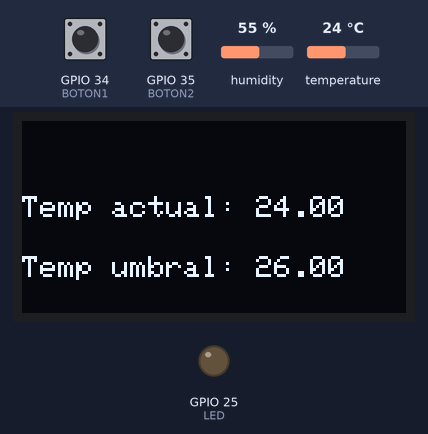
The sketch below on a simulated ESP32. Parts: 128×64 one-colour display, output pins drawn as LEDs (lit = HIGH). Inputs (shaded band) come from the test bench; at power-on: temperature 24 °C, GPIO 34 (BOTON1) HIGH, GPIO 35 (BOTON2) HIGH, humidity 55 %. WiFi joins after 1.5 s; servers stay silent unless stated; the local clock reads 2024-03-15 10:24:30 at power-on unless the sketch sets it; EEPROM starts erased; what the sketch prints to the serial monitor is not drawn.

Above: at 5.2 s.
5.3 s: temperature set to 12 °C
At 6.5 s:
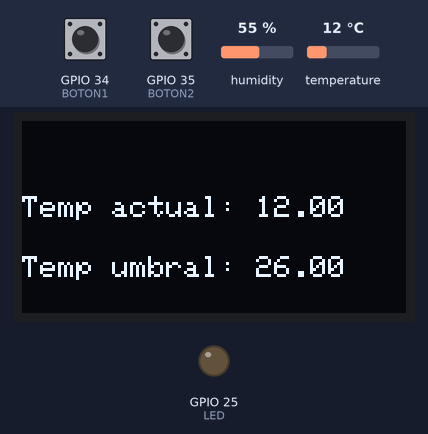
7.6 s: temperature set to 19 °C
At 8.18 s:
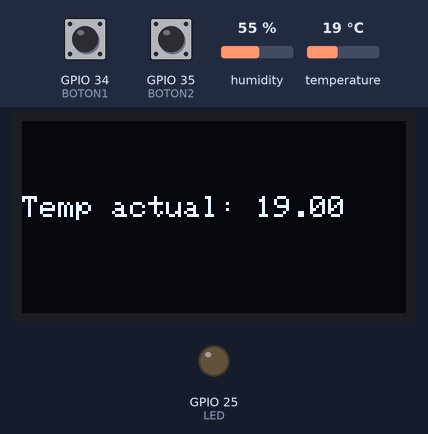
9.7 s: temperature set to 28 °C
At 11.4 s:
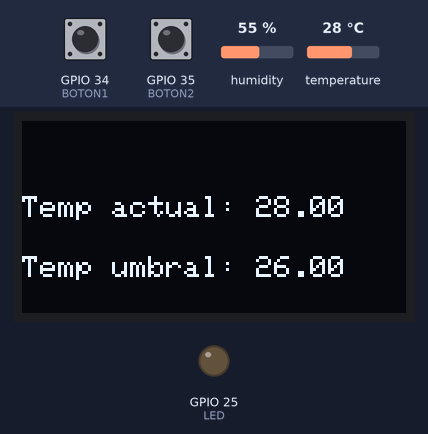
Timing chart, 0 to 12.9 s (numbered marks = the images above; inputs shaded):
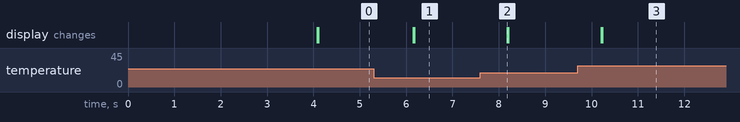

The sketch:

TP5_Final.ino
```cpp
// Joaquin R , Santi M , Liam P , Jony L

#include <Preferences.h>
#include <Wire.h>
#include <WiFi.h>
#include <Adafruit_GFX.h>
#include <Adafruit_SSD1306.h>
#include <Arduino.h>
#include <Firebase_ESP_Client.h>
#include "time.h"

#define SCREEN_WIDTH 128 // OLED display width, in pixels
#define SCREEN_HEIGHT 64 // OLED display height, in pixels

// Declaration for an SSD1306 display connected to I2C (SDA, SCL pins)
Adafruit_SSD1306 display(SCREEN_WIDTH, SCREEN_HEIGHT, &Wire, -1);

// Provide the token generation process info.
#include "addons/TokenHelper.h"
// Provide the RTDB payload printing info and other helper functions.
#include "addons/RTDBHelper.h"

// Insert your network credentials
#define WIFI_SSID "ORT-IoT"
#define WIFI_PASSWORD "OrtIOTnew22$2"

// Insert Firebase project API Key
#define API_KEY "AIzaSyBpHd2ObZSIxDkidltuLKSgeb8iaMOmHQ8"

// Insert Authorized Email and Corresponding Password
#define USER_EMAIL "joaquinsudaue16@gmail.com"
#define USER_PASSWORD "Boca1905"

// Insert RTDB URLefine the RTDB URL
#define DATABASE_URL "https://tp5-st-default-rtdb.firebaseio.com/"

// Define Firebase objects
FirebaseData fbdo;
FirebaseAuth auth;
FirebaseConfig config;

// Variable to save USER UID
String uid;

// Database main path (to be updated in setup with the user UID)
String databasePath;
// Database child nodes
String tempPath = "/temperature";
String timePath = "/timestamp";

// Parent Node (to be updated in every loop)
String parentPath;

int timestamp;
FirebaseJson json;
long timerDelay = 30000; //30 segs
const char* ntpServer = "pool.ntp.org";

//TEMPERATURA

#include "DHT.h"

#define DHTPIN 23
#define DHTTYPE DHT11
#define TEMP 27

#define LED 25
#define BOTON1 34
#define BOTON2 35


DHT dht(DHTPIN, DHTTYPE);
Preferences preferences;

float temperaturaActual;
int funcionamiento;
float temperaturaUmbral = 26;
float tempVieja;

int lecturaBoton1;
int lecturaBoton2;

int estadoBoton;
int estadoBoton1;
int estadoBoton2;
int estadoBoton3;
int estadoPantalla;
int flagTemp;
unsigned long sendDataPrevMillis = 0;

void initWiFi() {
  WiFi.begin(WIFI_SSID, WIFI_PASSWORD);
  Serial.print("Connecting to WiFi ..");
  while (WiFi.status() != WL_CONNECTED) {
    Serial.print('.');
    delay(1000);
  }
  Serial.println(WiFi.localIP());
  Serial.println();
}

// Function that gets current epoch time
unsigned long getTime() {
  time_t now;
  struct tm timeinfo;
  if (!getLocalTime(&timeinfo)) {
    //Serial.println("Failed to obtain time");
    return (0);
  }
  time(&now);
  return now;
}


void setup() {
  preferences.begin("my-app", false);
  pinMode(LED, OUTPUT);
  pinMode(BOTON1, INPUT_PULLUP);
  pinMode(BOTON2, INPUT_PULLUP);

  pinMode(TEMP, INPUT);

  Serial.begin(115200);
  dht.begin();


  if (!display.begin(SSD1306_SWITCHCAPVCC, 0x3C)) { // Address 0x3D for 128x64
    Serial.println(F("SSD1306 allocation failed"));
    for (;;);
  }
  delay(2000);
  display.clearDisplay();

  display.setTextSize(1);
  display.setTextColor(WHITE);

  initWiFi();
  configTime(0, 0, ntpServer);

  // Assign the api key (required)
  config.api_key = API_KEY;

  // Assign the user sign in credentials
  auth.user.email = USER_EMAIL;
  auth.user.password = USER_PASSWORD;

  // Assign the RTDB URL (required)
  config.database_url = DATABASE_URL;

  Firebase.reconnectWiFi(true);
  fbdo.setResponseSize(4096);

  // Assign the callback function for the long running token generation task */
  config.token_status_callback = tokenStatusCallback; //see addons/TokenHelper.h

  // Assign the maximum retry of token generation
  config.max_token_generation_retry = 5;

  // Initialize the library with the Firebase authen and config
  Firebase.begin(&config, &auth);

  // Getting the user UID might take a few seconds
  Serial.println("Getting User UID");
  while ((auth.token.uid) == "") {
    Serial.print('.');
    delay(1000);
  }
  // Print user UID
  uid = auth.token.uid.c_str();
  Serial.print("User UID: ");
  Serial.println(uid);

  // Update database path
  databasePath = "/UsersData/" + uid + "/readings";
}


void loop() {


  tempVieja = temperaturaActual;
  temperaturaActual = dht.readTemperature();

  if (flagTemp == 0) {
    tempVieja = temperaturaActual;
    flagTemp = 1;
  }

  lecturaBoton1 = digitalRead(BOTON1);
  lecturaBoton2 = digitalRead(BOTON2);

  switch (funcionamiento) {
    case 0:
      {
        if (tempVieja != temperaturaActual) {
          display.clearDisplay();

        }
        display.setCursor(0, 25);
        display.print("Temp actual: ");
        display.println(temperaturaActual);
        display.display();

        unsigned int tempFlash = preferences.getUInt("tempFlash", 0);

        display.setCursor(0, 45);
        display.print("Temp umbral: ");
        display.print(temperaturaUmbral);
        display.display();

        if (Firebase.ready() && (millis() - sendDataPrevMillis > timerDelay || sendDataPrevMillis == 0)) {
          //Serial.println ("Entre en el if ");
          sendDataPrevMillis = millis();

          //Get current timestamp
          timestamp = getTime();
          Serial.print ("time: ");
          Serial.println (timestamp);

          parentPath = databasePath + "/" + String(timestamp);

          /*json.set(tempPath.c_str(), String(bme.readTemperature()));
            json.set(humPath.c_str(), String(bme.readHumidity()));
            json.set(presPath.c_str(), String(bme.readPressure()/100.0F));*/
          json.set(tempPath.c_str(), temperaturaActual);
          json.set(timePath, String(timestamp));
          Serial.printf("Set json... %s\n", Firebase.RTDB.setJSON(&fbdo, parentPath.c_str(), &json) ? "ok" : fbdo.errorReason().c_str());
        }

        if (lecturaBoton1 == LOW && lecturaBoton2 == LOW ) {
          estadoBoton3 = HIGH;
        }

        if (lecturaBoton1 == HIGH && lecturaBoton2 == HIGH && estadoBoton3 == HIGH) {
          estadoBoton3 = LOW;
          funcionamiento = 1;
        }

        break;
      }
    case 1:
      {
        display.clearDisplay();

        display.setCursor(0, 25);
        display.println("Ciclo de enviado");
        display.print(timerDelay/1000);
        display.print(" segundos");
        display.display();


        if (lecturaBoton1 == LOW && lecturaBoton2 == LOW ) {
          estadoBoton3 = HIGH;
        }

        if (lecturaBoton1 == HIGH && lecturaBoton2 == HIGH && estadoBoton3 == HIGH) {
          estadoBoton3 = LOW;
          //preferences.putUInt("tempFlash", temperaturaUmbral);
          funcionamiento = 0;
          display.clearDisplay();
          break;

        }

        if (lecturaBoton1 == LOW && lecturaBoton2 == HIGH && estadoBoton3 == LOW) {
          estadoBoton1 = HIGH;
        }

        if (lecturaBoton1 == HIGH && estadoBoton1 == HIGH && estadoBoton3 == LOW) {
          timerDelay -= 30000;
          estadoBoton1 = LOW;
        }

        if (lecturaBoton2 == LOW && lecturaBoton1 == HIGH && estadoBoton3 == LOW) {
          estadoBoton2 = HIGH;
        }

        if (lecturaBoton2 == HIGH && estadoBoton2 == HIGH && estadoBoton3 == LOW) {
          timerDelay += 30000;
          estadoBoton2 = LOW;
        }


        break;

      }

  }
}
```

Measured:
- after the input at 5.3 s, the display: first changes after 0.85 s (image 1 shows a later state)
- after the input at 7.6 s, the display: changes after 0.58 s (image 2)
- after the input at 9.7 s, the display: first changes after 0.50 s (image 3 shows a later state)
